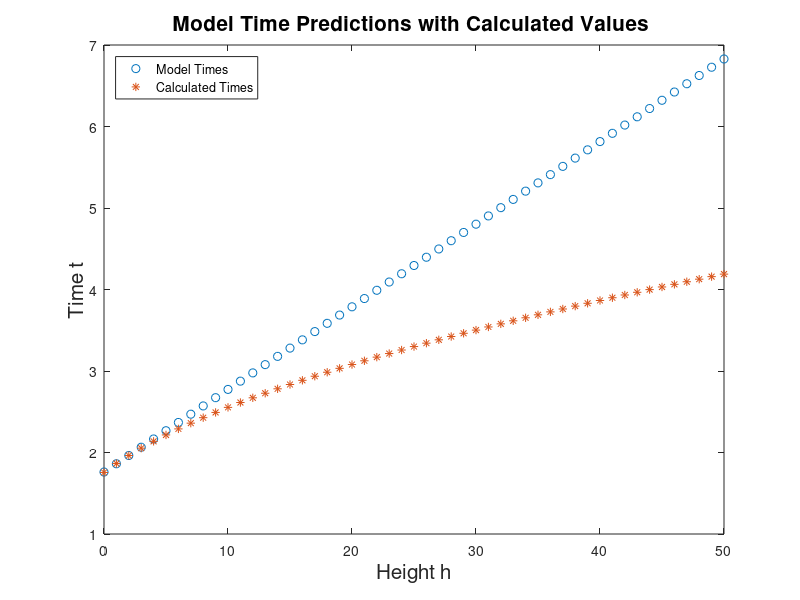

Here is the MATLAB script that generated this plot:
%DA1: MATLAB script M-file that carries out a dimensional 
%analysis calculation for the example in which an object is 
%fired up from a height h with velocity v
%
%Data 
g = 9.81; v = 8.61;
h = 0:.2:2;
t = [1.76 1.78 1.80 1.82 1.84 1.86 1.89 1.91 1.92 1.94 1.96];
%
pi1 = g*h/v^2;
pi2 = g*t/v;
%
plot(pi1, pi2, 'o')
title('Dimensionless Products for the Data','FontSize',15)
xlabel('\pi_1','FontSize',15)
ylabel('\pi_2','FontSize',15)
set(get(gca,'YLabel'),'Rotation',0.0)
pause
p = polyfit(pi1,pi2,1)
plot(pi1,pi2,'o',pi1,p(1)*pi1+p(2))
title('Dimensionless Products, Data and Fit','FontSize',15)
xlabel('\pi_1','FontSize',15)
ylabel('\pi_2','FontSize',15)
set(get(gca,'YLabel'),'Rotation',0.0)
pause
%
%Compare model with exact solution
modelt = p(1)*h/v+p(2)*v/g;
exactt = (v/g)+sqrt(v^2+2*g*h)/g;
plot(h,modelt,'o',h,exactt,'*')
legend('Model Times','Calculated Times','location','Northwest')
title('Model Time Predictions with Calculated Values ','FontSize',15)
xlabel('Height h','FontSize',15)
ylabel('Time t','FontSize',15)
pause
%
h=0:.2:5;
modelt = p(1)*h/v+p(2)*v/g;
exactt = (v/g)+sqrt(v^2+2*g*h)/g;
plot(h,modelt,'o',h,exactt,'*')
legend('Model Times','Calculated Times','location','Northwest')
title('Model Time Predictions with Calculated Values ','FontSize',15)
xlabel('Height h','FontSize',15)
ylabel('Time t','FontSize',15)
pause
h=0:1:50;
modelt = p(1)*h/v+p(2)*v/g;
exactt = (v/g)+sqrt(v^2+2*g*h)/g;
plot(h,modelt,'o',h,exactt,'*')
legend('Model Times','Calculated Times','location','Northwest')
title('Model Time Predictions with Calculated Values ','FontSize',15)
xlabel('Height h','FontSize',15)
ylabel('Time t','FontSize',15)